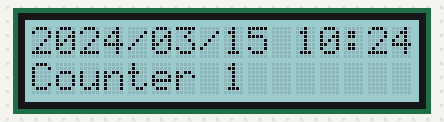
A program run on a simulated Raspberry Pi Pico running MicroPython. Shown: 16×2 character LCD. The clock reads 2024-03-15 10:24:30 at power-on unless the program sets it; library files of the repository ran but are not shown: wslcd1602rgb.py.

Above: at 0.1 s.
At 4.1 s:
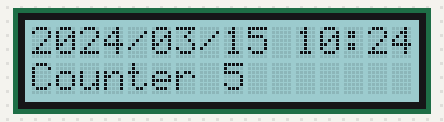
At 9.2 s:
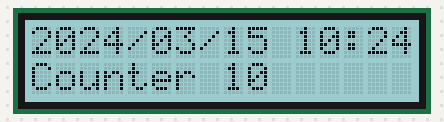
At 19.2 s:
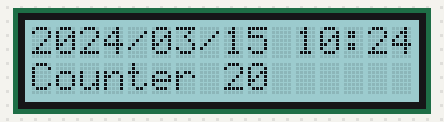
At 28.2 s:
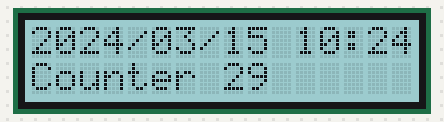
At 38.3 s:
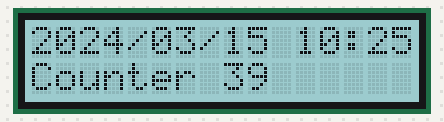

Measured:
- what the display in image 0 shows lasts 1.0 s, from 0.1 s to 1.1 s

The program:

example.py
```python
import machine
import utime
from wslcd1602rgb import WSLCD1602RGB

sda = machine.Pin(0)
scl = machine.Pin(1)
i2c = machine.I2C(0, sda=sda, scl=scl, freq=400000)

lcd = WSLCD1602RGB(i2c)
lcd.set_rgb(0, 128, 255)

count = 0
while True:
    count += 1
    time = utime.localtime()
    formatted = "{year:>04d}/{month:>02d}/{day:>02d} {HH:>02d}:{MM:>02d}".format(
        year=time[0], month=time[1], day=time[2],
        HH=time[3], MM=time[4])

    lcd.print_lines(formatted, "Counter " + str(count))
    utime.sleep_ms(1000)
```
